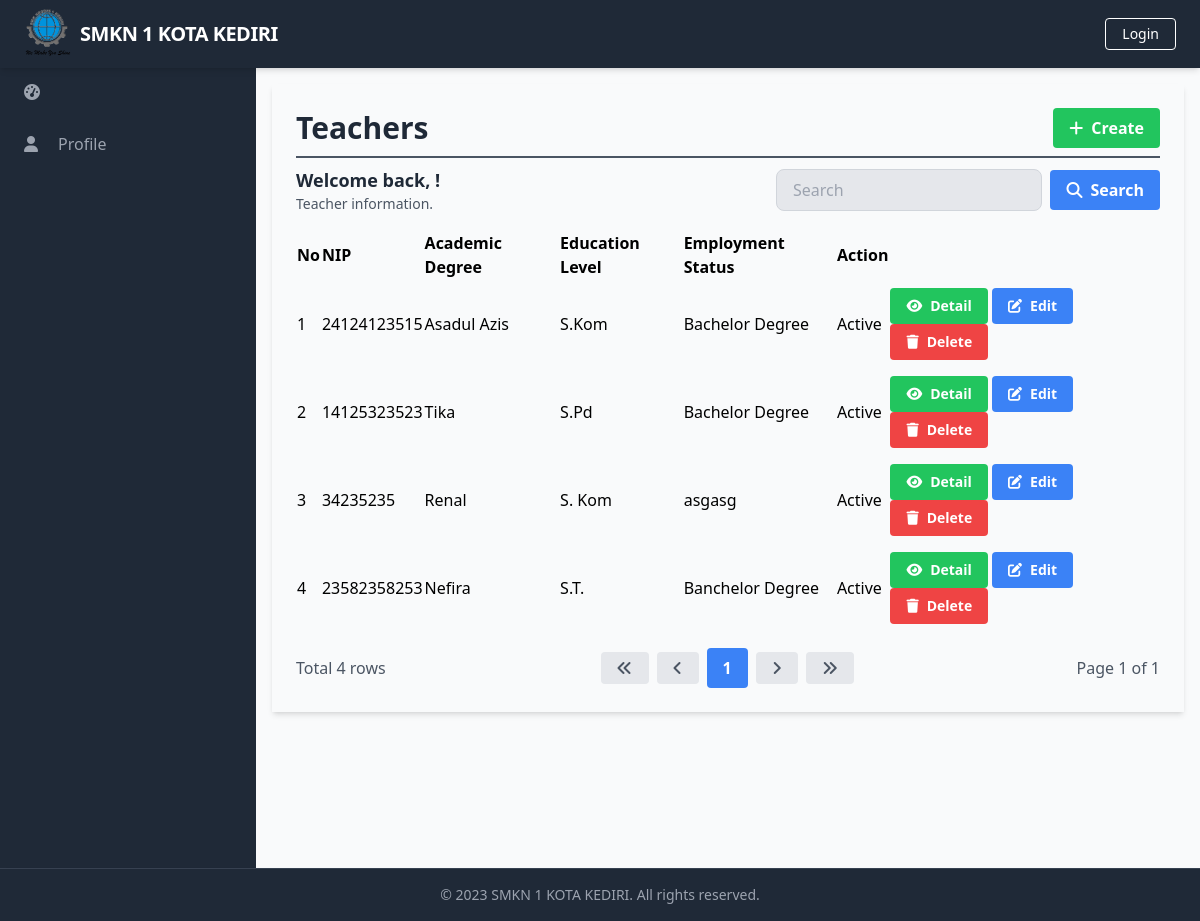
Before: /manage_teachers/manage_teachers_list.php with the older database file.
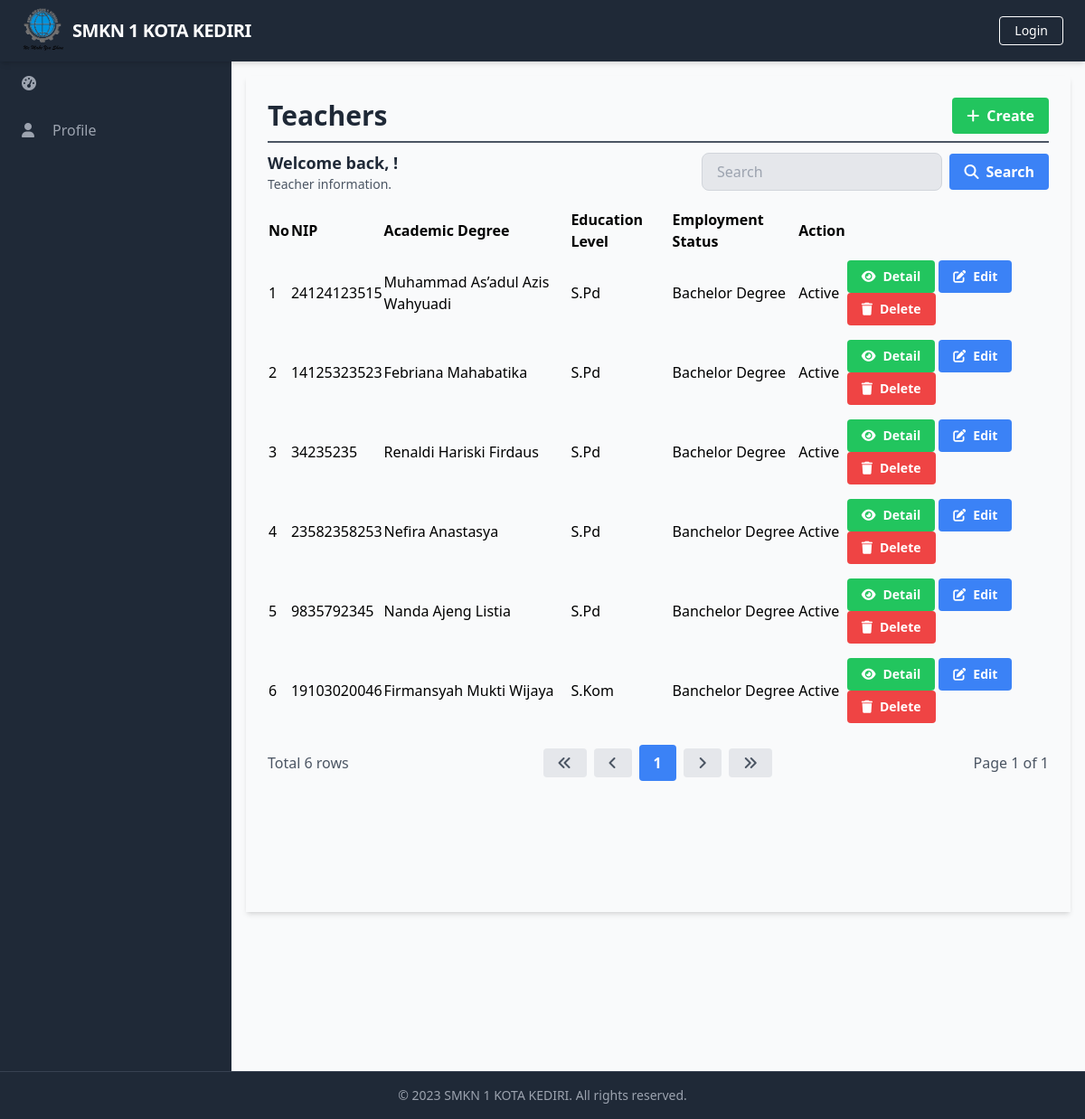
After: the same page with the newer database file.
### tables this page shows
CREATE TABLE `Teachers` (
  `TeacherID` int(11) NOT NULL,
  `NIP` varchar(20) NOT NULL,
  `AcademicDegree` varchar(50) DEFAULT NULL,
  `EducationLevel` varchar(50) DEFAULT NULL,
  `EmploymentStatus` varchar(50) DEFAULT NULL,
  `UserID` int(11) DEFAULT NULL
);

CREATE TABLE `Users` (
  `UserID` int(11) NOT NULL,
  `Username` varchar(50) NOT NULL,
  `Password` varchar(255) NOT NULL,
  `Email` varchar(100) NOT NULL,
  `FullName` varchar(100) DEFAULT NULL,
  `DateOfBirth` date DEFAULT NULL,
  `Gender` varchar(10) DEFAULT NULL,
  `Address` text DEFAULT NULL,
  `PhoneNumber` varchar(20) DEFAULT NULL,
  `RoleID` int(11) DEFAULT NULL,
  `AccountCreationDate` timestamp NOT NULL DEFAULT current_timestamp() ON UPDATE current_timestamp(),
  `LastLogin` datetime DEFAULT NULL,
  `AccountStatus` varchar(20) DEFAULT NULL,
  `ProfilePictureURL` varchar(255) DEFAULT NULL,
  `ActivationStatus` varchar(20) DEFAULT NULL
);

### database/connection.php (called while the page is built, shortened)
<?php
$baseUrl = "http://localhost/final_project_aziz_2023/";

### public/manage_teachers/manage_teachers_list.php (the view, shortened to what the changed rows need)
<?php
require_once('../../database/connection.php');
?>
<?php include_once('../components/header.php'); ?>
<div class="h-screen flex flex-col">
    <div class="flex-grow bg-gray-50 flex flex-row shadow-md">
        <main class="bg-gray-50 flex flex-col flex-1 overflow-y-scroll h-screen flex-shrink-0 sc-hide pb-40">
            <div class="flex items-start justify-start p-6 shadow-md m-4 flex-1 flex-col">
                <div class="flex flex-row justify-between items-center w-full border-b-2 border-gray-600 mb-2 pb-2">
                    <h1 class="text-3xl text-gray-800 font-semibold w-full">Teachers</h1>
                </div>
                <div class="flex flex-col w-full">
                    <div class="flex flex-row justify-between items-center w-full mb-2 pb-2">
                        <div>
                            <h2 class="text-lg text-gray-800 font-semibold">Welcome back, <?php echo $_SESSION['FullName']; ?>!</h2>
                        </div>
                    </div>
                    <table class="min-w-full">
                        <thead>
                            <tr>
                                <th class="text-left">No</th>
                                <th class="text-left">NIP</th>
                                <th class="text-left">Academic Degree</th>
                                <th class="text-left">Education Level</th>
                                <th class="text-left">Employment Status</th>
                                <th class="text-left">Action</th>
                            </tr>
                        </thead>
                        <tbody>
                            <?php
                            $searchTerm = isset($_GET['search']) ? $_GET['search'] : '';
                            $page = isset($_GET['page']) ? $_GET['page'] : 1;
                            $query = "SELECT Teachers.TeacherID, Teachers.NIP, Teachers.AcademicDegree, Teachers.EducationLevel, Teachers.EmploymentStatus, Users.FullName
                        FROM Teachers
                        INNER JOIN Users ON Teachers.UserID = Users.UserID
                        WHERE Teachers.NIP LIKE '%$searchTerm%'
                        OR Teachers.AcademicDegree LIKE '%$searchTerm%'
                        OR Teachers.EducationLevel LIKE '%$searchTerm%'
                        OR Teachers.EmploymentStatus LIKE '%$searchTerm%'
                        LIMIT 15 OFFSET " . ($page - 1) * 15;
                            $result = $conn->query($query);
                            $queryCount = "SELECT COUNT(*) AS count
                             FROM Teachers
                             INNER JOIN Users ON Teachers.UserID = Users.UserID
                             WHERE Teachers.NIP LIKE '%$searchTerm%'";
                            $resultCount = $conn->query($queryCount);
                            $rowCount = $resultCount->fetch_assoc()['count'];
                            $totalPage = ceil($rowCount / 15);
                            $no = 1;
                            while ($row = $result->fetch_assoc()) {
                            ?>
                                <tr>
                                    <td class=""><?php echo $no++; ?></td>
                                    <td class=""><?php echo $row['NIP']; ?></td>
                                    <td class=""><?php echo $row['FullName']; ?></td>
                                    <td class=""><?php echo $row['AcademicDegree']; ?></td>
                                    <td class=""><?php echo $row['EducationLevel']; ?></td>
                                    <td class=""><?php echo $row['EmploymentStatus']; ?></td>
                                    <td class='py-2'>
                                        <a href="<?php echo $baseUrl; ?>public/manage_teachers/manage_teachers_detail.php?id=<?php echo $row['TeacherID'] ?>" class='bg-green-500 hover-bg-green-700 text-white font-bold py-2 px-4 rounded inline-flex items-center text-sm'>
                                            <i class='fas fa-eye mr-2'></i>
                                            <span>Detail</span>
                                        </a>
                                        <a href="<?php echo $baseUrl; ?>public/manage_teachers/manage_teachers_update.php?id=<?php echo $row['TeacherID'] ?>" class='bg-blue-500 hover-bg-blue-700 text-white font-bold py-2 px-4 rounded inline-flex items-center text-sm'>
                                            <i class='fas fa-edit mr-2'></i>
                                            <span>Edit</span>
                                        </a>
                                        <a href="#" onclick="confirmDelete(<?php echo $row['TeacherID']; ?>)" class='bg-red-500 hover-bg-red-700 text-white font-bold py-2 px-4 rounded inline-flex items-center text-sm'>
                                            <i class='fas fa-trash mr-2'></i>
                                            <span>Delete</span>
                                        </a>
                                    </td>
                                </tr>
                            <?php
                            }
                            ?>
                        </tbody>
                    </table>
                    <div class="flex flex-row justify-between items-center w-full mt-4">
                        <div class="flex flex-row justify-start items-center">
                            <span class="text-gray-600">Total <?php echo $rowCount; ?> rows</span>
                        </div>
                        <div class="flex flex-row justify-end items-center space-x-2">
                            <a href="?page=1&search=<?php echo $searchTerm; ?>" class="bg-gray-200 hover-bg-gray-300 text-gray-600 font-bold py-2 px-4 rounded inline-flex items-center">
                                <i class="fas fa-angle-double-left"></i>
                            </a>
                            <a href="?page=<?php if ($page == 1) {
                                                echo $page;
                                            } else {
                                                echo $page - 1;
                                            } ?>&search=<?php echo $searchTerm; ?>" class="bg-gray-200 hover-bg-gray-300 text-gray-600 font-bold py-2 px-4 rounded inline-flex items-center">
                                <i class="fas fa-angle-left"></i>
                            </a>
                            <?php
                            $startPage = $page - 2;
                            $endPage = $page + 2;
                            if ($startPage < 1) {
                                $endPage += abs($startPage) + 1;
                                $startPage = 1;
                            }
                            if ($endPage > $totalPage) {
                                $startPage -= $endPage - $totalPage;
                                $endPage = $totalPage;
                            }
                            if ($startPage < 1) {
                                $startPage = 1;
                            }
                            for ($i = $startPage; $i <= $endPage; $i++) {
                                if ($i == $page) {
                                    echo "<a href='?page=$i&search=$searchTerm' class='bg-blue-500 hover-bg-blue-700 text-white font-bold py-2 px-4 rounded inline-flex items-center'>$i</a>";
                                } else {
                                    echo "<a href='?page=$i&search=$searchTerm' class='bg-gray-200 hover-bg-gray-300 text-gray-600 font-bold py-2 px-4 rounded inline-flex items-center'>$i</a>";
                                }
                            }
                            ?>
                            <a href="?page=<?php if ($page == $totalPage) {
                                                echo $page;
                                            } else {
                                                echo $page + 1;
                                            } ?>&search=<?php echo $searchTerm; ?>" class="bg-gray-200 hover-bg-gray-300 text-gray-600 font-bold py-2 px-4 rounded inline-flex items-center">
                                <i class="fas fa-angle-right"></i>
                            </a>
                            <a href="?page=<?php echo $totalPage; ?>&search=<?php echo $searchTerm; ?>" class="bg-gray-200 hover-bg-gray-300 text-gray-600 font-bold py-2 px-4 rounded inline-flex items-center">
                                <i class="fas fa-angle-double-right"></i>
                            </a>
                        </div>
                    </div>
                </div>
        </main>
    </div>
</div>
</body>
</html>

Changed rows visible on the page:
changed teachers: UserID.FullName "Asadul Azis" → "Muhammad As’adul Azis Wahyuadi"; AcademicDegree "S.Kom" → "S.Pd"
changed through a linked row, teachers: UserID.FullName "Tika" → "Febriana Mahabatika"
changed teachers: UserID.FullName "Renal" → "Renaldi Hariski Firdaus"; AcademicDegree "S. Kom" → "S.Pd"; EducationLevel "asgasg" → "Bachelor Degree"
changed teachers: UserID.FullName "Nefira" → "Nefira Anastasya"; AcademicDegree "S.T." → "S.Pd"
added teachers: NIP "9835792345", UserID.FullName "Nanda Ajeng Listia", AcademicDegree "S.Pd", EducationLevel "Banchelor Degree", EmploymentStatus "Active"
added teachers: NIP "19103020046", UserID.FullName "Firmansyah Mukti Wijaya", AcademicDegree "S.Kom", EducationLevel "Banchelor Degree", EmploymentStatus "Active"
Other visible differences:
$rowCount: "4" → "6"
